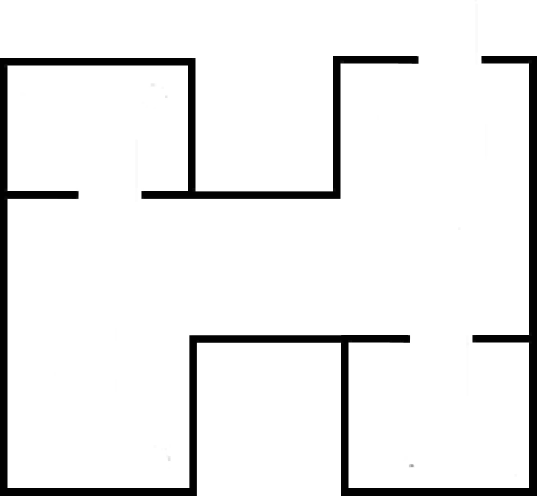
#> input picture 2_removed_thin_lines/12.jpg, 1073 x 991 px, given in place of 1.jpg, which was not available (shown at 1/2 size)
$ python 2_crop.py
#> lines starting #> are read from the running program, lines starting #| are printed output that depends on the picture; pictures that were not available may be replaced by others from this repository, and a replacement may not be noted
import cv2
import os
from constants import *
from random import randint
import numpy as np

directory = "../2_removed_thin_lines/"

def find_rect(img):
    gray = cv2.cvtColor(image, cv2.COLOR_BGR2GRAY)
    indexes = np.argwhere(gray < 10)

    # [y1, x1], [y2, x2]
    return np.min(indexes, axis=0), np.max(indexes, axis=0)


for filename_int in range(1, FILES_COUNT + 1):
    filename = str(filename_int) + '.jpg'
    image = cv2.imread(directory + filename)
#> image is the input picture: shape (991, 1073, 3); min 0, max 255, mean 235.9
    print(filename)

    [y1, x1], [y2, x2] = find_rect(image)
#> in find_rect, `indexes = np.argwhere(gray < 10)`: indexes = 78601 pairs, first value 112 to 990, second value 0 to 1072
#> y1 = 112; x1 = 0; y2 = 990; x2 = 1072

    cropped = image[y1:y2, x1:x2]
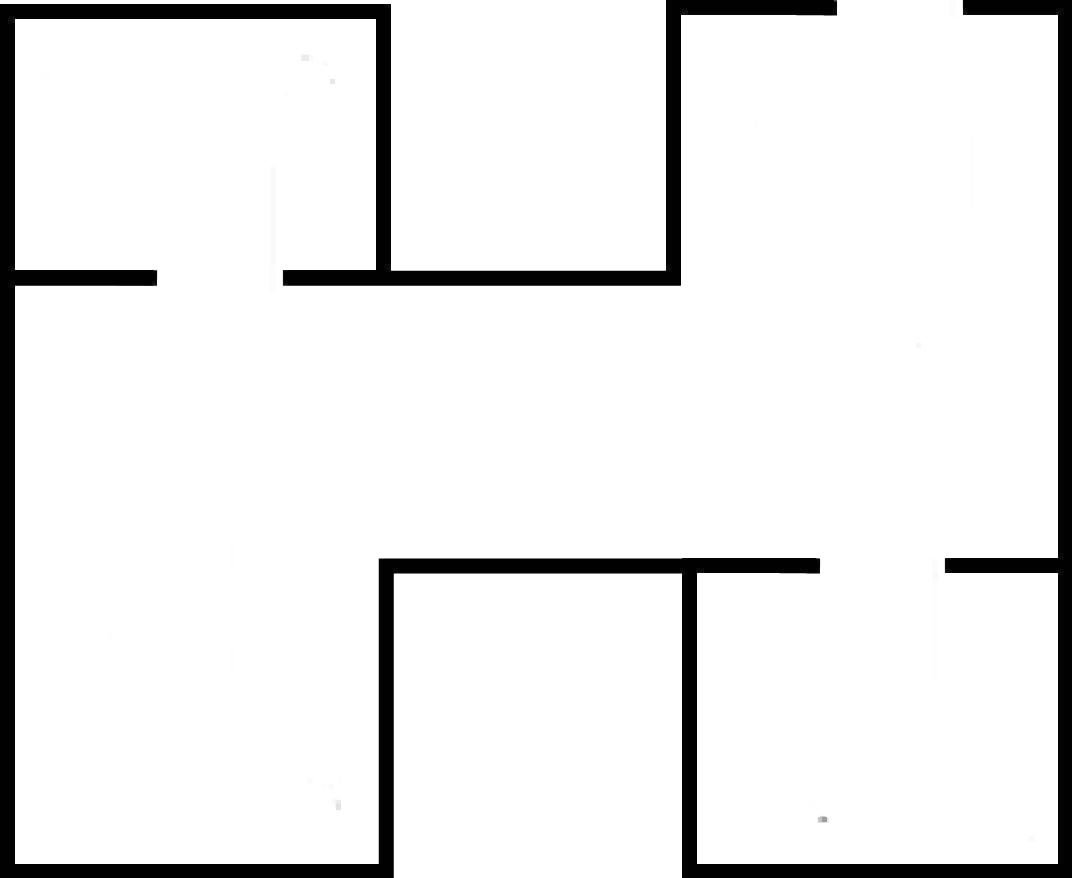
#> cropped: shape (878, 1072, 3); min 0, max 255, mean 233.8

    cv2.imwrite('../cropped/'+filename, cropped)
#> pass 2 of the loop `for filename_int in range(1, FILES_COUNT + 1):`:
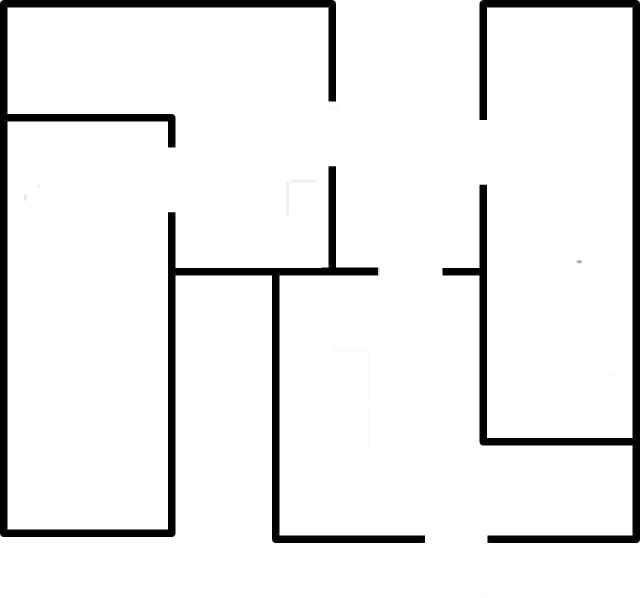
#> input picture 2_removed_thin_lines/132.jpg, 1280 x 1196 px, given in place of 2.jpg, which was not available (shown at 1/2 size)
#> image is the input picture: shape (1196, 1280, 3); min 0, max 255, mean 236.4
#> gray: shape (1196, 1280)
#> y1 = 0; y2 = 1085; x2 = 1279
#> `cropped = image[y1:y2, x1:x2]`:
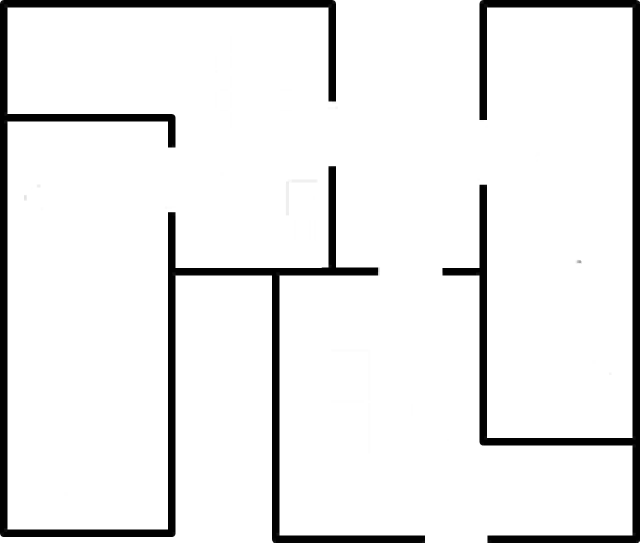
#> cropped: shape (1085, 1279, 3) (shown at 1/2 size); min 0, max 255, mean 234.7
#> (the run stopped early here; a loop or call above may not have finished)
